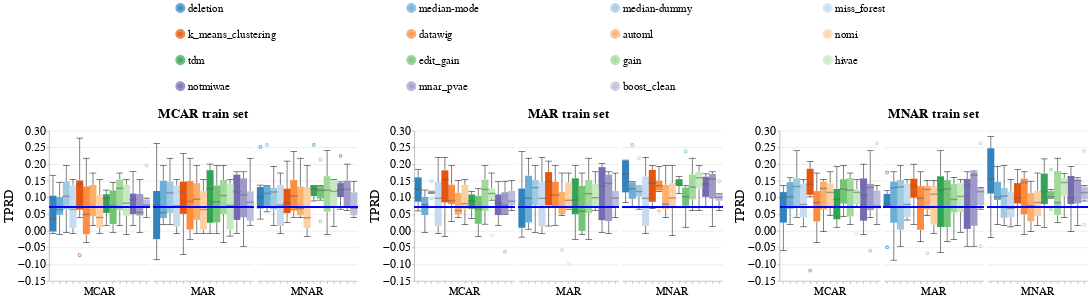

The cell this chart's notebook holds for it:
### Code cell
create_box_plots_for_diff_imputers_v2(dataset_name=DATASET_NAME,
                                      model_name='rf_clf',
                                      group=SENSITIVE_ATTR_FOR_DISPARITY_METRICS,
                                      metric_name='Equalized_Odds_TPR',
                                      db_client=db_client)

### Figure 1 — Vega-Lite specification as saved in the notebook (floating-point values rounded to 4 significant figures; data arrays with more than 128 entries replaced by an {"elided": "..."} marker saying what was removed)
{"config": {"view": {"continuousWidth": 400, "continuousHeight": 300, "stroke": null}, "axis": {"labelFontSize": 24, "labelFontWeight": "normal", "titleFontSize": 26, "titleFontWeight": "normal"}, "facet": {"spacing": 5}, "header": {"labelFontSize": 22, "labelOrient": "bottom", "labelPadding": 5, "titleFontSize": 26}, "legend": {"columns": 4, "direction": "horizontal", "labelFontSize": 22, "labelLimit": 400, "orient": "top", "symbolOffset": 250, "symbolStrokeWidth": 10, "titleAnchor": "middle", "titleFontSize": 24, "titleLimit": 300}, "title": {"fontSize": 26}}, "hconcat": [{"data": {"name": "data-cfebf9c2baf56a8a0647843567f389ca"}, "facet": {"column": {"field": "Test_Injection_Strategy", "sort": ["MCAR", "MAR", "MNAR"], "title": "MCAR train set", "type": "nominal"}}, "spec": {"layer": [{"mark": {"type": "boxplot", "median": {"stroke": "black", "strokeWidth": 0.7}, "ticks": true}, "encoding": {"color": {"field": "Null_Imputer_Name", "scale": {"scheme": "category20c"}, "sort": ["deletion", "median-mode", "median-dummy", "miss_forest", "k_means_clustering", "datawig", "automl", "nomi", "tdm", "edit_gain", "gain", "hivae", "notmiwae", "mnar_pvae"], "title": null, "type": "nominal"}, "x": {"axis": {"labels": false}, "field": "Null_Imputer_Name", "sort": ["deletion", "median-mode", "median-dummy", "miss_forest", "k_means_clustering", "datawig", "automl", "nomi", "tdm", "edit_gain", "gain", "hivae", "notmiwae", "mnar_pvae"], "title": null, "type": "nominal"}, "y": {"field": "Metric_Value", "scale": {"zero": false}, "title": "TPRD", "type": "quantitative"}}}, {"mark": "rule", "encoding": {"color": {"value": "blue"}, "size": {"value": 2}, "y": {"field": "Baseline_Median", "type": "quantitative"}}}], "width": 200}}, {"data": {"name": "data-438e80061c8386803715de4f526d3d63"}, "facet": {"column": {"field": "Test_Injection_Strategy", "sort": ["MCAR", "MAR", "MNAR"], "title": "MAR train set", "type": "nominal"}}, "spec": {"layer": [{"mark": {"type": "boxplot", "median": {"stroke": "black", "strokeWidth": 0.7}, "ticks": true}, "encoding": {"color": {"field": "Null_Imputer_Name", "scale": {"scheme": "category20c"}, "sort": ["deletion", "median-mode", "median-dummy", "miss_forest", "k_means_clustering", "datawig", "automl", "nomi", "tdm", "edit_gain", "gain", "hivae", "notmiwae", "mnar_pvae"], "title": null, "type": "nominal"}, "x": {"axis": {"labels": false}, "field": "Null_Imputer_Name", "sort": ["deletion", "median-mode", "median-dummy", "miss_forest", "k_means_clustering", "datawig", "automl", "nomi", "tdm", "edit_gain", "gain", "hivae", "notmiwae", "mnar_pvae"], "title": null, "type": "nominal"}, "y": {"field": "Metric_Value", "scale": {"zero": false}, "title": "TPRD", "type": "quantitative"}}}, {"mark": "rule", "encoding": {"color": {"value": "blue"}, "size": {"value": 2}, "y": {"field": "Baseline_Median", "type": "quantitative"}}}], "width": 200}}, {"data": {"name": "data-24f8fffd5de14931b7299f2fbce2ddb0"}, "facet": {"column": {"field": "Test_Injection_Strategy", "sort": ["MCAR", "MAR", "MNAR"], "title": "MNAR train set", "type": "nominal"}}, "spec": {"layer": [{"mark": {"type": "boxplot", "median": {"stroke": "black", "strokeWidth": 0.7}, "ticks": true}, "encoding": {"color": {"field": "Null_Imputer_Name", "scale": {"scheme": "category20c"}, "sort": ["deletion", "median-mode", "median-dummy", "miss_forest", "k_means_clustering", "datawig", "automl", "nomi", "tdm", "edit_gain", "gain", "hivae", "notmiwae", "mnar_pvae"], "title": null, "type": "nominal"}, "x": {"axis": {"labels": false}, "field": "Null_Imputer_Name", "sort": ["deletion", "median-mode", "median-dummy", "miss_forest", "k_means_clustering", "datawig", "automl", "nomi", "tdm", "edit_gain", "gain", "hivae", "notmiwae", "mnar_pvae"], "title": null, "type": "nominal"}, "y": {"field": "Metric_Value", "scale": {"zero": false}, "title": "TPRD", "type": "quantitative"}}}, {"mark": "rule", "encoding": {"color": {"value": "blue"}, "size": {"value": 2}, "y": {"field": "Baseline_Median", "type": "quantitative"}}}], "width": 200}}], "resolve": {"scale": {"color": "shared", "y": "shared"}}, "$schema": "https://vega.github.io/schema/vega-lite/v4.17.0.json", "datasets": {"data-cfebf9c2baf56a8a0647843567f389ca": {"elided": "270 records"}, "data-438e80061c8386803715de4f526d3d63": {"elided": "270 records"}, "data-24f8fffd5de14931b7299f2fbce2ddb0": {"elided": "270 records"}}}
